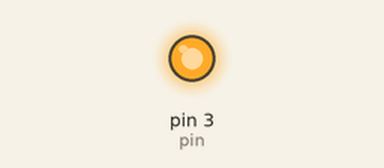
Recording of a sketch running on a simulated Arduino Uno, built with avr-gcc and run on an emulated ATmega328P. On the bench: output pins drawn as LEDs (lit = HIGH).

Above: at 0.05 s.
Timing chart, 0 to 3.0 s (numbered marks = the images above):
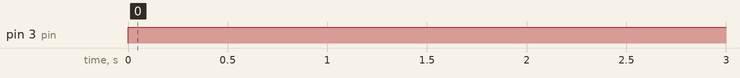

Measured:
- by itself, pin 3 (pin): LOW → HIGH at 0.00 s

The sketch:

Motortest2.ino
```cpp
int pin = 3;
unsigned long duration;

void setup() {
  Serial.begin(9600);
  pinMode(pin, OUTPUT);
}

void loop() {
  digitalWrite(3,HIGH);
  delay(500);
  digitalWrite(3,LOW);
  delay(0);
}
```
